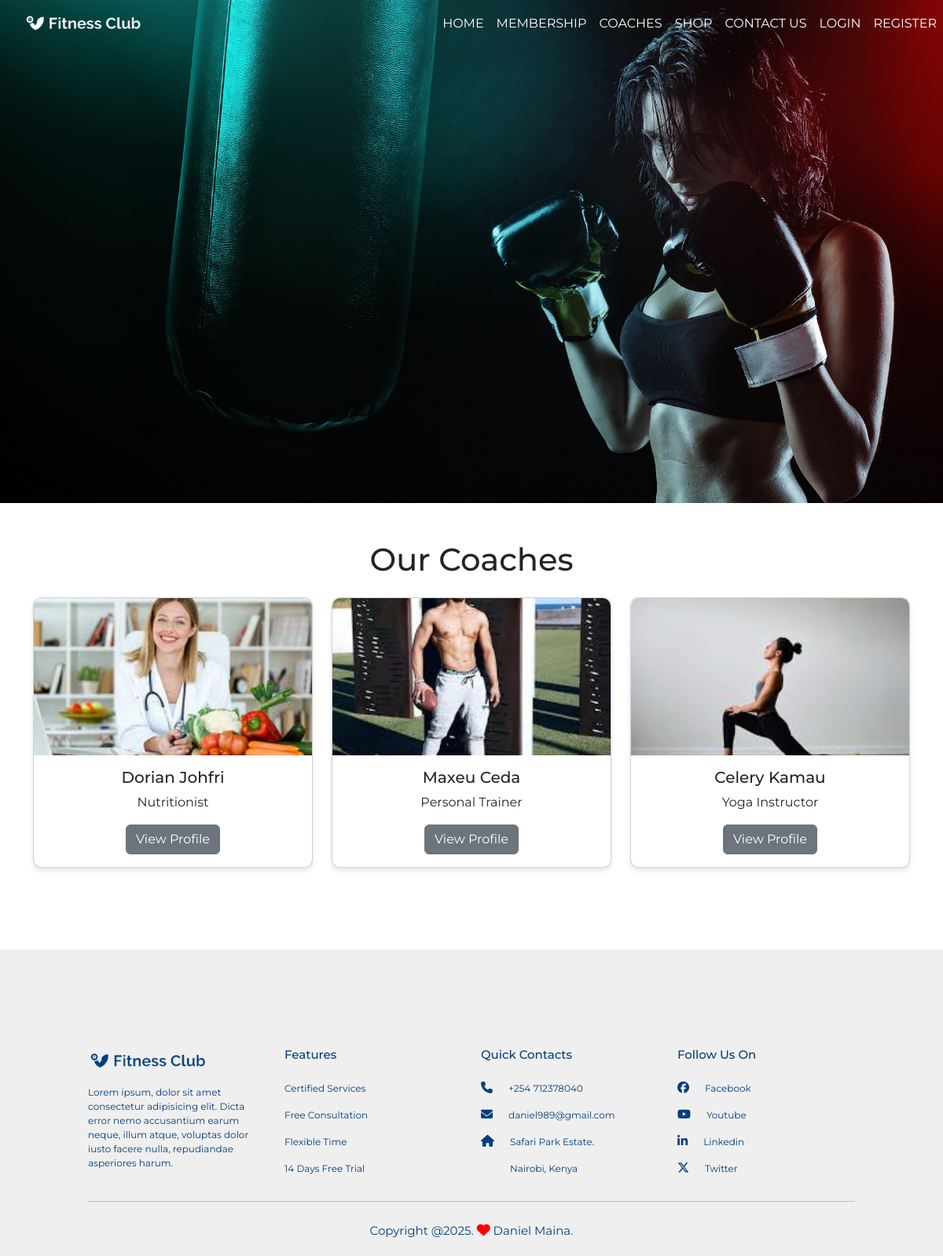
The app's page /coaches/coach_list with its own data.
### coaches/models.py (models this page shows, shortened)
class Coach(models.Model):
    CATEGORY_CHOICES = [
        ('Personal Trainer', 'Personal Trainer'),
        ('Yoga Instructor', 'Yoga Instructor'),
        ('Nutritionist', 'Nutritionist'),
        ('Strength Coach', 'Strength Coach'),
    ]
    name = models.CharField(max_length=100)
    specialization = models.CharField(max_length=50, choices=CATEGORY_CHOICES)
    experience = models.PositiveIntegerField(help_text="Years of experience")
    email = models.EmailField()
    phone = models.CharField(max_length=15)
    photo = models.ImageField(upload_to='coaches_photos/', null=True, blank=True)
    workout_video = models.FileField(upload_to='coaches_videos/', null=True, blank=True)
    hourly_rate = models.DecimalField(max_digits=6, decimal_places=2, default=0.00)
    resume = models.FileField(upload_to='nutritionist_resumes/', null=True, blank=True, help_text="Required for Nutritionists")

### coaches/views.py (the view)
# urls.py: path('coach_list', views.CoachListView.as_view(), name='coach_list'),
class CoachListView(ListView):
    model = Coach
    template_name = 'coaches/coach_list.html'
    context_object_name = 'coaches'

### coaches/templates/coaches/coach_list.html (shortened to what this page needs)
{% extends 'base.html' %}
{% load static %}
{% block main_content %}
<div class="container mt-5">
  <h1 class="text-center mb-4">Our Coaches</h1>
  <div class="row">
    {% for coach in coaches %}
      <div class="col-md-4 mb-4">
        <div class="card" style="border-radius: 10px; box-shadow: 0 4px 6px rgba(0, 0, 0, 0.1);">
          <img src="{{ coach.photo.url }}" class="card-img-top" alt="{{ coach.name }}" style="height: 200px; object-fit: cover; border-radius: 10px 10px 0 0;">
          <div class="card-body text-center">
            <h5 class="card-title">{{ coach.name }}</h5>
            <p class="card-text">{{ coach.specialization }}</p>
            <a href="{% url 'coaches:coach_detail' coach.id %}" class="btn btn-secondary">View Profile</a>
          </div>
        </div>
      </div>
    {% endfor %}
  </div>
</div>
{% endblock %}

### gym/static/css/style.css (style rules this page uses)
* { margin: 0; padding: 0; font-family: "Montserrat", sans-serif; }

### records on screen
Coach: photo (picture), name "Dorian Johfri", specialization "Nutritionist"
Coach: photo (picture), name "Maxeu Ceda", specialization "Personal Trainer"
Coach: photo (picture), name "Celery Kamau", specialization "Yoga Instructor"
